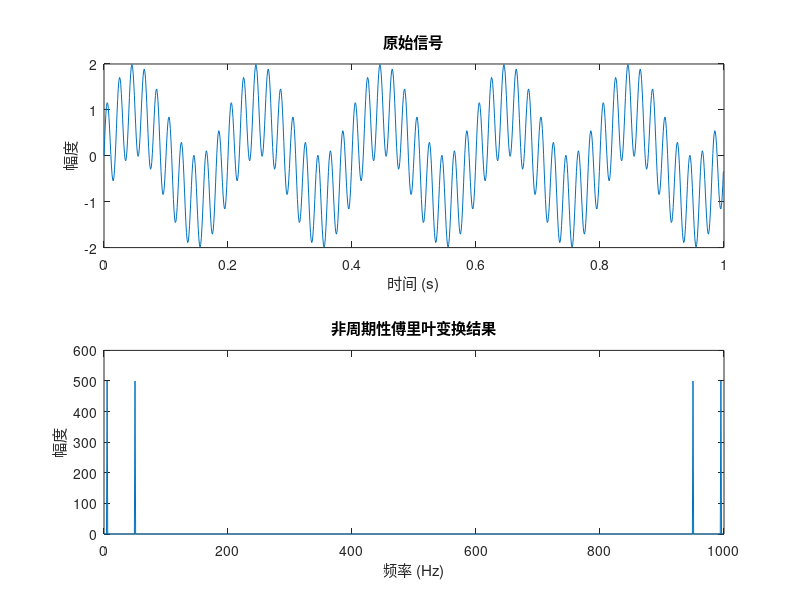

Write the MATLAB code that produced this figure.
% 定义信号 
Fs = 1000;
 % 采样频率 
 T = 1/Fs; 
% 采样周期 
L = 1000;
 % 信号长度 
 t = (0:L-1)*T; 
% 时间向量 
f1 = 5;
 % 第一个正弦波的频率 
 f2 = 50;
 % 第二个正弦波的频率 
 x = sin(2*pi*f1*t) + sin(2*pi*f2*t);
 % 信号 % 进行非周期性傅里叶变换 
 Y = fft(x); 
% 计算频率轴 
n = length(x); 
f = (0:n-1)*(Fs/n); 
% 绘制原始信号和傅里叶变换的结果 
figure; 
subplot(2,1,1); 
plot(t, x); 
title('原始信号');
 xlabel('时间 (s)');
 ylabel('幅度'); 
subplot(2,1,2);
 plot(f, abs(Y)); 
title('非周期性傅里叶变换结果');
 xlabel('频率 (Hz)'); 
ylabel('幅度');
